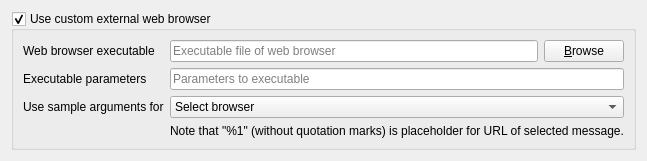
         <widget class="QWidget" name="m_tabExternalBrowser">
          <attribute name="title">
           <string>External web browser</string>
          </attribute>
          <layout class="QFormLayout" name="formLayout_17">
           <item row="0" column="0" colspan="2">
            <widget class="QGroupBox" name="m_grpCustomExternalBrowser">
             <property name="toolTip">
              <string>&lt;html&gt;&lt;head/&gt;&lt;body&gt;&lt;p&gt;If unchecked, then default system-wide web browser is used.&lt;/p&gt;&lt;/body&gt;&lt;/html&gt;</string>
             </property>
             <property name="title">
              <string>Use custom external web browser</string>
             </property>
             <property name="flat">
              <bool>false</bool>
             </property>
             <property name="checkable">
              <bool>true</bool>
             </property>
             <layout class="QFormLayout" name="formLayout_12">
              <item row="0" column="0">
               <widget class="QLabel" name="m_lblExternalBrowserExecutable">
                <property name="text">
                 <string>Web browser executable</string>
                </property>
               </widget>
              </item>
              <item row="0" column="1">
               <layout class="QHBoxLayout" name="horizontalLayout_10">
                <item>
                 <widget class="QLineEdit" name="m_txtExternalBrowserExecutable">
                  <property name="readOnly">
                   <bool>true</bool>
                  </property>
                  <property name="placeholderText">
                   <string>Executable file of web browser</string>
                  </property>
                 </widget>
                </item>
                <item>
                 <widget class="QPushButton" name="m_btnExternalBrowserExecutable">
                  <property name="text">
                   <string>&amp;Browse</string>
                  </property>
                 </widget>
                </item>
               </layout>
              </item>
              <item row="1" column="0">
               <widget class="QLabel" name="m_lblExternalBrowserArguments">
                <property name="text">
                 <string>Executable parameters</string>
                </property>
               </widget>
              </item>
              <item row="1" column="1">
               <widget class="QLineEdit" name="m_txtExternalBrowserArguments">
                <property name="placeholderText">
                 <string>Parameters to executable</string>
                </property>
               </widget>
              </item>
              <item row="2" column="0">
               <widget class="QLabel" name="m_lblExternalBrowserPreset">
                <property name="text">
                 <string>Use sample arguments for</string>
                </property>
               </widget>
              </item>
              <item row="2" column="1">
               <widget class="QComboBox" name="m_cmbExternalBrowserPreset">
                <property name="sizeAdjustPolicy">
                 <enum>QComboBox::AdjustToContents</enum>
                </property>
                <item>
                 <property name="text">
                  <string>Select browser</string>
                 </property>
                </item>
               </widget>
              </item>
              <item row="3" column="1">
               <widget class="QLabel" name="label">
                <property name="text">
                 <string>Note that &quot;%1&quot; (without quotation marks) is placeholder for URL of selected message.</string>
                </property>
                <property name="alignment">
                 <set>Qt::AlignCenter</set>
                </property>
               </widget>
              </item>
             </layout>
            </widget>
           </item>
          </layout>
         </widget>
